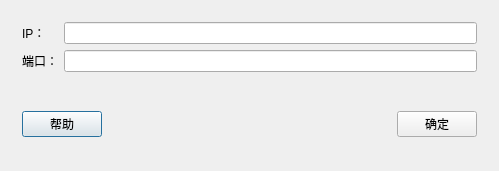
<?xml version="1.0" encoding="UTF-8"?>
<ui version="4.0">
 <class>QtOption</class>
 <widget class="QDialog" name="QtOption">
  <property name="geometry">
   <rect>
    <x>0</x>
    <y>0</y>
    <width>499</width>
    <height>171</height>
   </rect>
  </property>
  <property name="windowTitle">
   <string>QtOption</string>
  </property>
  <layout class="QGridLayout" name="gridLayout_2">
   <item row="0" column="0">
    <widget class="QWidget" name="widget" native="true">
     <layout class="QGridLayout" name="gridLayout">
      <item row="1" column="0">
       <widget class="QLabel" name="label_2">
        <property name="text">
         <string>端口：</string>
        </property>
       </widget>
      </item>
      <item row="0" column="0">
       <widget class="QLabel" name="label">
        <property name="text">
         <string>IP：</string>
        </property>
       </widget>
      </item>
      <item row="0" column="1">
       <widget class="QLineEdit" name="IP"/>
      </item>
      <item row="1" column="1">
       <widget class="QLineEdit" name="DuanKou"/>
      </item>
     </layout>
    </widget>
   </item>
   <item row="2" column="0">
    <widget class="QWidget" name="widget_2" native="true">
     <layout class="QHBoxLayout" name="horizontalLayout">
      <item>
       <widget class="QPushButton" name="bz">
        <property name="text">
         <string>帮助</string>
        </property>
       </widget>
      </item>
      <item>
       <spacer name="horizontalSpacer">
        <property name="orientation">
         <enum>Qt::Horizontal</enum>
        </property>
        <property name="sizeHint" stdset="0">
         <size>
          <width>40</width>
          <height>20</height>
         </size>
        </property>
       </spacer>
      </item>
      <item>
       <widget class="QPushButton" name="qd">
        <property name="text">
         <string>确定</string>
        </property>
       </widget>
      </item>
     </layout>
    </widget>
   </item>
  </layout>
 </widget>
 <layoutdefault spacing="6" margin="11"/>
 <resources/>
 <connections>
  <connection>
   <sender>qd</sender>
   <signal>clicked()</signal>
   <receiver>QtOption</receiver>
   <slot>close()</slot>
   <hints>
    <hint type="sourcelabel">
     <x>420</x>
     <y>132</y>
    </hint>
    <hint type="destinationlabel">
     <x>474</x>
     <y>105</y>
    </hint>
   </hints>
  </connection>
 </connections>
</ui>
